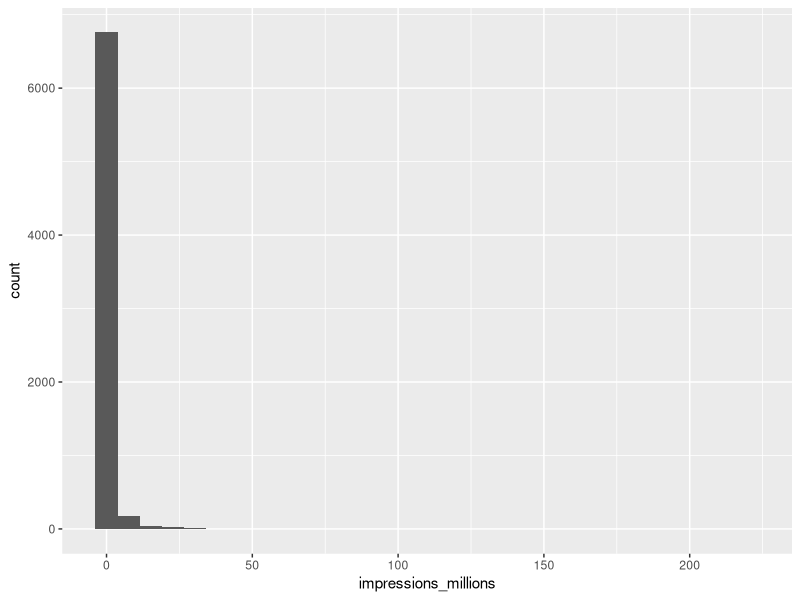

Source code (R):
## ---- chunk 1
options(width = 100)
## ---- chunk 2
library(dplyr)
fb_ads <- read.csv("data/fb_ads.csv")
incumbency_table <- fb_ads |>
  count(incumbency) |>
  head()|>
  knitr::kable()
incumbency_table
## ---- chunk 3
library(ggplot2)
fb_ads <- fb_ads |>
  mutate(impressions_millions = impressions/1000000) 

plot_q3 <- fb_ads |>
  filter(office == "US House") |>
  ggplot(data = fb_ads, mapping = aes(x = impressions_millions)) +
  geom_histogram() 

plot_q3
